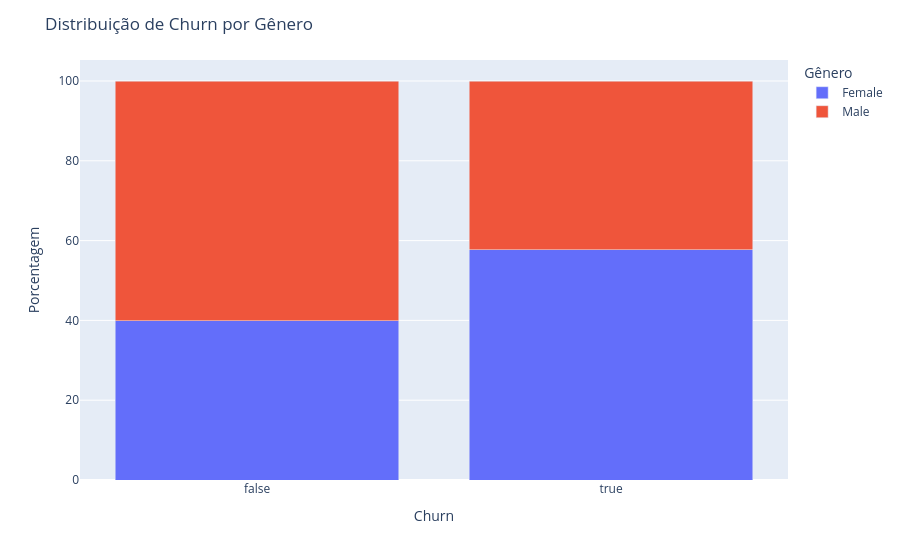

The cell this chart's notebook holds for it:
### Markdown cell above
Perguntas:
- Mulheres sao mais propensas a churn que homens?
- Os Clientes de que país costumam a contratar mais produtos?
- Em qual país temos tido maior % de churn?
- Qual idade tendemos a ter mais churn?

### Code cell
# Calcular porcentagem de cada categoria
df_grouped = df.groupby(['Churn', 'Genero']).size().reset_index(name='count')
total_por_churn = df_grouped.groupby('Churn')['count'].transform('sum')
df_grouped['percent'] = (df_grouped['count'] / total_por_churn) * 100

# Criar o gráfico de barras empilhadas
fig = px.bar(df_grouped, x='Churn', y='percent', color='Genero', barmode = 'stack', labels={'percent': 'Porcentagem', 'Churn': 'Churn', 'Genero': 'Gênero'})

# Layout
fig.update_layout(
    title='Distribuição de Churn por Gênero',
    yaxis_title='Porcentagem',
    legend_title='Gênero'
)
fig.show()

### Figure 1 — Plotly figure (JSON) as saved in the notebook; plotly's stock layout.template omitted (floating-point values rounded to 4 significant figures)
{"data": [{"hovertemplate": "Gênero=Female<br>Churn=%{x}<br>Porcentagem=%{y}<extra></extra>", "legendgroup": "Female", "marker": {"color": "#636efa", "pattern": {"shape": ""}}, "name": "Female", "orientation": "v", "showlegend": true, "textposition": "auto", "type": "bar", "x": [false, true], "xaxis": "x", "y": [39.87, 57.67], "yaxis": "y"}, {"hovertemplate": "Gênero=Male<br>Churn=%{x}<br>Porcentagem=%{y}<extra></extra>", "legendgroup": "Male", "marker": {"color": "#EF553B", "pattern": {"shape": ""}}, "name": "Male", "orientation": "v", "showlegend": true, "textposition": "auto", "type": "bar", "x": [false, true], "xaxis": "x", "y": [60.13, 42.33], "yaxis": "y"}], "layout": {"barmode": "stack", "legend": {"title": {"text": "Gênero"}, "tracegroupgap": 0}, "margin": {"t": 60}, "title": {"text": "Distribuição de Churn por Gênero"}, "xaxis": {"anchor": "y", "domain": [0, 1], "title": {"text": "Churn"}}, "yaxis": {"anchor": "x", "domain": [0, 1], "title": {"text": "Porcentagem"}}}}
